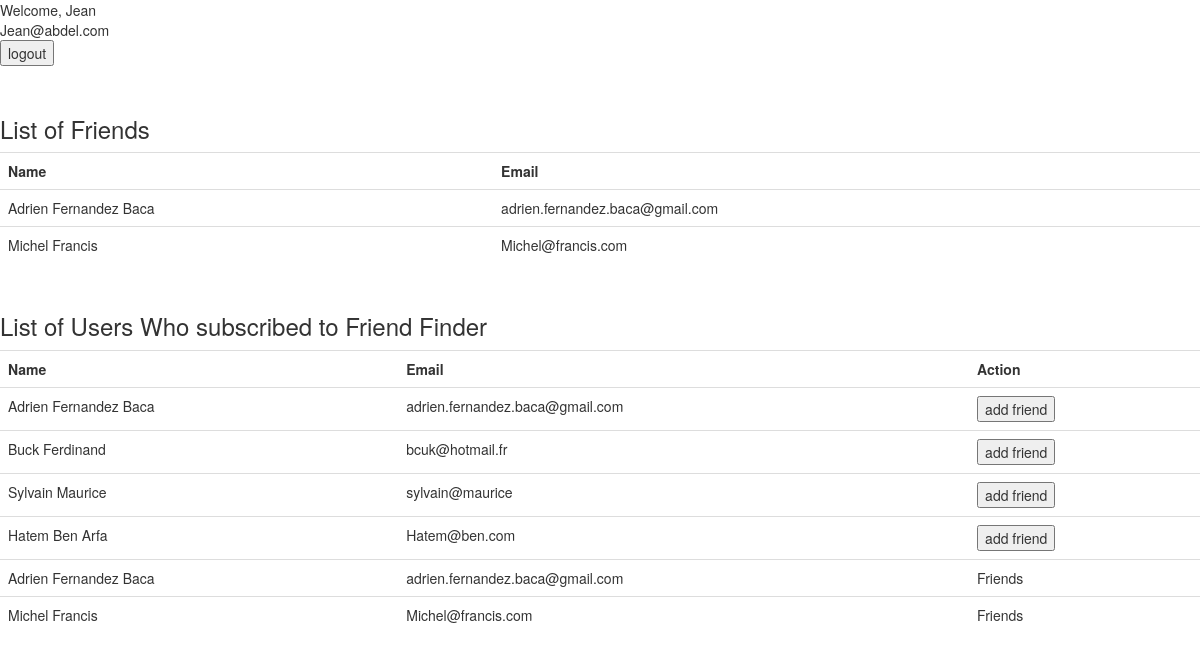
The page /home.php (signed in) on the database its author committed.
### tables this page shows
CREATE TABLE `friends` (
  `users_id` int(11) NOT NULL,
  `friend_id` int(11) NOT NULL,
  KEY `fk_friends_users_idx` (`users_id`),
  KEY `fk_friends_users1_idx` (`friend_id`),
  CONSTRAINT `fk_friends_users` FOREIGN KEY (`users_id`) REFERENCES `users` (`id`) ON DELETE NO ACTION ON UPDATE NO ACTION,
  CONSTRAINT `fk_friends_users1` FOREIGN KEY (`friend_id`) REFERENCES `users` (`id`) ON DELETE NO ACTION ON UPDATE NO ACTION
);

CREATE TABLE `users` (
  `id` int(11) NOT NULL AUTO_INCREMENT,
  `first_name` varchar(100) NOT NULL,
  `last_name` varchar(100) NOT NULL,
  `email` varchar(100) NOT NULL,
  `password` varchar(250) NOT NULL,
  `created_at` datetime NOT NULL,
  `updated_at` datetime NOT NULL,
  PRIMARY KEY (`id`)
);

### connection.php (called while the page is built, shortened)
<?php
class Database{
	function fetch_all($query)
	{
	 $data = array();
	 $result = mysql_query($query);
	 while($row = mysql_fetch_assoc($result))
	 {
	  $data[] = $row;
	 }
	 return $data;
	}
}
 ?>

### home_process.php (called while the page is built, shortened)
<?php
include_once('connection.php');
foreach ($_SESSION['user'] as $row)
{
	foreach($row as $key => $value)
	{
	$user[$key] = $value;
	}
}
class Process
{
	public function __construct($user)
	{
		$this->connection = new Database('friends');
		$this->get_friends($user);
		$this->get_users($user);
	}
	function get_friends($user)
	{
		$query = "SELECT * FROM users
		LEFT JOIN friends ON users.id = friend_id
		WHERE users_id = {$user['id']};";
		$friends = $this->connection->fetch_all($query);
	}
	function get_users($user)
	{
		$query = "SELECT * FROM users
		LEFT JOIN friends ON users.id = friend_id
		WHERE id != {$user['id']} AND (friends.users_id IS NULL OR friends.users_id != {$user['id']});";
		$non_friends = $this->connection->fetch_all($query);
	}
}
$process = new Process($user);
?>

### home.php (the view, shortened to what this page needs)
<?php
require('home_process.php');
 ?>
<!doctype html>
<html lang="en">
<head>
	<link rel="stylesheet" href="//netdna.bootstrapcdn.com/bootstrap/3.0.0/css/bootstrap.min.css"/>
	<link rel="stylesheet" href="css/index.css">
</head>
<body>
	<?php
		echo "Welcome, {$user['first_name']} </br> {$user['email']}"
	 ?>
	<form method="post" action='home_process.php'>
		<input type="submit" value='logout'/>
	</form>
	<h3>List of Friends</h3>
	<table class='table'>
		<tr>
			<th>Name</th>
			<th>Email</th>
		</tr>
		<?php
			if(isset($_SESSION['friends']))
			{
				foreach ($_SESSION['friends'] as $row) {
					echo "
					<tr>
						<td>".$row['first_name']." ".$row['last_name']."</td>
						<td>".$row['email']."</td>
					</tr>";
				}
			}
			else
			{
			echo "
					<tr>
						<td>No friend yet</td>
						<td>No friend yet</td>
					</tr>";
			}
		?>
	</table>
	 <h3>List of Users Who subscribed to Friend Finder</h3>
	 	<table class='table'>
		<tr>
			<th>Name</th>
			<th>Email</th>
			<th>Action</th>
		</tr>
	<?php
		if(isset($_SESSION['friends']))
		{
			foreach ($_SESSION['non_friends'] as $row) {
				echo "
				<form action='home_process.php' method='post'>
					<tr>
							<td>".$row['first_name']." ".$row['last_name']."</td>
							<td>".$row['email']."</td>
							<td><input type='submit' value='add friend'/></td>
							<input type='hidden' name='add_friend' value='".$row['id']."'/>
					</tr>
				</form>";
			}
			foreach ($_SESSION['friends'] as $row) {
				echo "
				<tr>
					<td>".$row['first_name']." ".$row['last_name']."</td>
					<td>".$row['email']."</td>
					<td>Friends</td>
				</tr>";
			}
		}
	?>
	</table>
</body>
</html>

### css/index.css (style rules this page uses)
h3 { margin-top: 50px; }

### rows shown on the page
friends: friend.first_name "Adrien", friend.last_name "Fernandez Baca", friend.email "adrien.fernandez.baca@gmail.com"
friends: friend.first_name "Michel", friend.last_name "Francis", friend.email "Michel@francis.com"
friends: friend.first_name "Adrien", friend.last_name "Fernandez Baca", friend.email "adrien.fernandez.baca@gmail.com"
users: first_name "Buck", last_name "Ferdinand", email "bcuk@hotmail.fr"
users: first_name "Sylvain", last_name "Maurice", email "sylvain@maurice"
friends: friend.first_name "Hatem", friend.last_name "Ben Arfa", friend.email "Hatem@ben.com"

### other values the page prints
$user['first_name'] "Jean"
$user['email'] "Jean@abdel.com"
